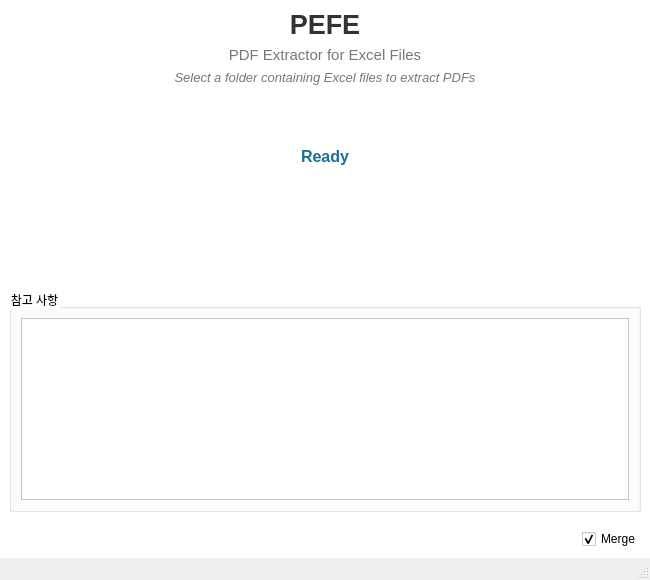
<?xml version="1.0" encoding="UTF-8"?>
<ui version="4.0">
 <class>MainWindow</class>
 <widget class="QMainWindow" name="MainWindow">
  <property name="geometry">
   <rect>
    <x>0</x>
    <y>0</y>
    <width>650</width>
    <height>580</height>
   </rect>
  </property>
  <property name="windowTitle">
   <string>PEFE – PDF Extractor for Excel Files</string>
  </property>
  <widget class="QWidget" name="centralwidget">
   <property name="styleSheet">
    <string notr="true">
      QWidget { background-color: #FFFFFF; }
      QLabel#titleLabel { color: #333333; }
      QLabel#subTitleLabel, QLabel#instructionLabel { color: #777777; }
      QLabel#statusLabel { color: #186F9A; font-size: 12pt; font-weight: bold; }
    </string>
   </property>
   <layout class="QVBoxLayout" name="verticalLayout" stretch="0,0,0,1,0,0,0,0,0,0">
    <item>
     <widget class="QLabel" name="titleLabel">
      <property name="font">
       <font>
        <family>Arial</family>
        <pointsize>20</pointsize>
        <bold>true</bold>
       </font>
      </property>
      <property name="text">
       <string>PEFE</string>
      </property>
      <property name="alignment">
       <set>Qt::AlignCenter</set>
      </property>
     </widget>
    </item>
    <item>
     <widget class="QLabel" name="subTitleLabel">
      <property name="font">
       <font>
        <family>Arial</family>
        <pointsize>11</pointsize>
       </font>
      </property>
      <property name="text">
       <string>PDF Extractor for Excel Files</string>
      </property>
      <property name="alignment">
       <set>Qt::AlignCenter</set>
      </property>
     </widget>
    </item>
    <item>
     <widget class="QLabel" name="instructionLabel">
      <property name="font">
       <font>
        <family>Arial</family>
        <pointsize>10</pointsize>
        <italic>true</italic>
       </font>
      </property>
      <property name="text">
       <string>Select a folder containing Excel files to extract PDFs</string>
      </property>
      <property name="alignment">
       <set>Qt::AlignCenter</set>
      </property>
     </widget>
    </item>
    <item>
     <spacer name="verticalSpacerTop">
      <property name="orientation">
       <enum>Qt::Vertical</enum>
      </property>
      <property name="sizeHint" stdset="0">
       <size>
        <width>20</width>
        <height>30</height>
       </size>
      </property>
     </spacer>
    </item>
    <item>
     <widget class="QPushButton" name="folderButton">
      <property name="minimumSize">
       <size>
        <width>0</width>
        <height>50</height>
       </size>
      </property>
      <property name="font">
       <font>
        <family>Arial</family>
        <pointsize>12</pointsize>
        <bold>true</bold>
       </font>
      </property>
      <property name="styleSheet">
       <string notr="true">
         QPushButton {
           background-color: qlineargradient(
             spread:pad, x1:0,y1:0, x2:1,y2:0,
             stop:0 #3A8FB7, stop:1 #186F9A
           );
           color: white;
           border-radius: 8px;
           padding-left: 20px;
           padding-right: 20px;
         }
         QPushButton:hover { background-color: #2E7EA5; }
         QPushButton:pressed { background-color: #155A80; }
       </string>
      </property>
      <property name="text">
       <string>Select Folder</string>
      </property>
     </widget>
    </item>
    <item>
     <widget class="QLabel" name="statusLabel">
      <property name="text">
       <string>Ready</string>
      </property>
      <property name="alignment">
       <set>Qt::AlignCenter</set>
      </property>
     </widget>
    </item>
    <item>
      <widget class="QLabel" name="danceLabel">
        <property name="minimumSize"><size><width>100</width><height>100</height></size></property>
        <property name="alignment"><set>Qt::AlignCenter</set></property>
        <property name="visible"><bool>false</bool></property>
      </widget>
    </item>
    <item>
     <spacer name="verticalSpacerMiddle">
      <property name="orientation">
       <enum>Qt::Vertical</enum>
      </property>
      <property name="sizeHint" stdset="0">
       <size>
        <width>20</width>
        <height>20</height>
       </size>
      </property>
     </spacer>
    </item>
    <item>
     <widget class="QGroupBox" name="notesGroup">
      <property name="title">
       <string>참고 사항</string>
      </property>
      <layout class="QVBoxLayout" name="notesLayout">
       <item>
        <widget class="QTextBrowser" name="notesText">
         <property name="openExternalLinks">
          <bool>true</bool>
         </property>
        </widget>
       </item>
      </layout>
     </widget>
    </item>
    <item>
     <spacer name="verticalSpacerBottom">
      <property name="orientation">
       <enum>Qt::Vertical</enum>
      </property>
      <property name="sizeHint" stdset="0">
       <size>
        <width>20</width>
        <height>20</height>
       </size>
      </property>
     </spacer>
    </item>
    <item>
     <layout class="QHBoxLayout" name="mergeLayout">
      <item>
       <spacer name="horizontalSpacer">
        <property name="orientation">
         <enum>Qt::Horizontal</enum>
        </property>
        <property name="sizeHint" stdset="0">
         <size>
          <width>40</width>
          <height>20</height>
         </size>
        </property>
       </spacer>
      </item>
      <item>
       <widget class="QCheckBox" name="mergeCheckBox">
        <property name="text">
         <string>Merge</string>
        </property>
        <property name="checked">
         <bool>true</bool>
        </property>
       </widget>
      </item>
     </layout>
    </item>
   </layout>
  </widget>
  <widget class="QMenuBar" name="menubar">
   <property name="geometry">
    <rect>
     <x>0</x>
     <y>0</y>
     <width>650</width>
     <height>22</height>
    </rect>
   </property>
  </widget>
  <widget class="QStatusBar" name="statusbar"/>
 </widget>
 <resources/>
 <connections/>
</ui>
